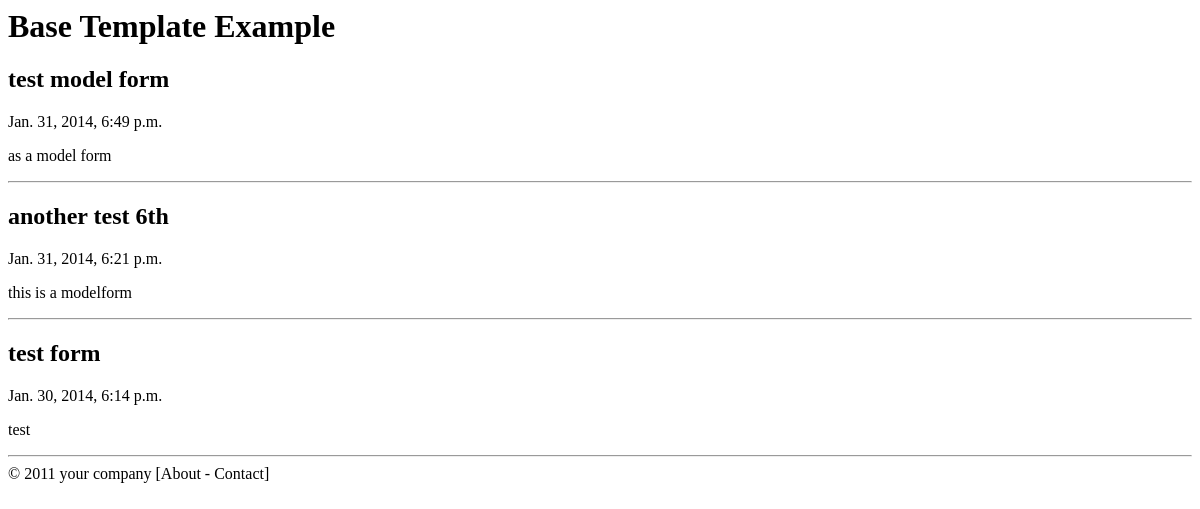
/blog/base, run on an earlier commit of the app's database.
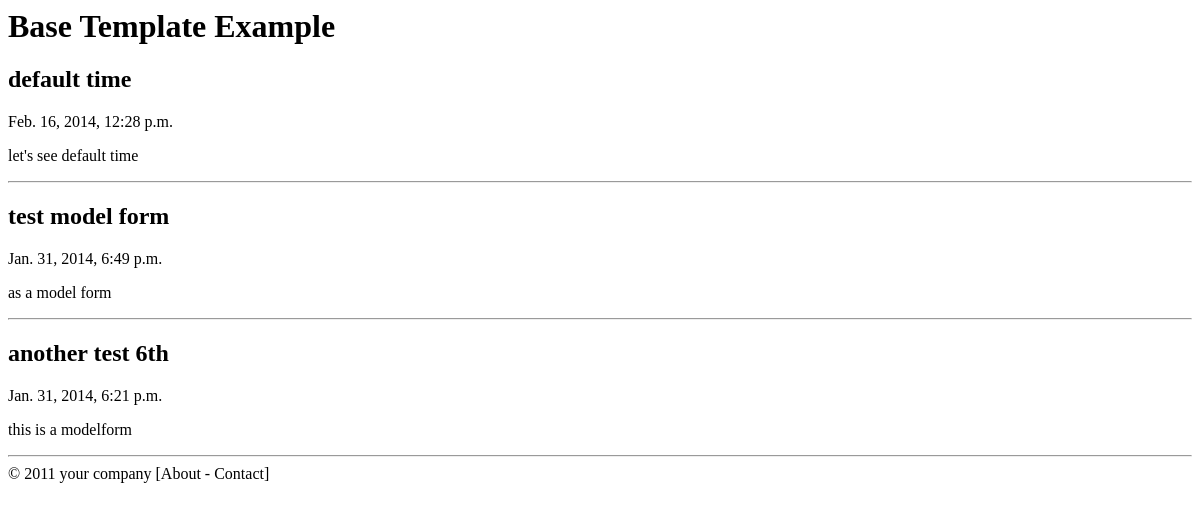
And on a later commit of the database.
### blog/models.py (models this page shows)
class BlogPost(models.Model):
    title = models.CharField(max_length=150)
    body = models.TextField()
    timestamp = models.DateTimeField(default=datetime.now())#default is creation time
    class Meta:
        ordering = ('-timestamp',)

### blog/views.py (the view)
def base_template(request):
    posts = BlogPost.objects.all()[:3] # default ordering in models.BlogPost class
    return render(request, 'index.html', {'posts': posts})

### blog/templates/index.html
{% extends "base.html" %}
{% block somename %}
{% for post in posts %}
<h2>{{ post.title }}</h2>
<p>{{ post.timestamp }}</p>
<p>{{ post.body }}</p>
<hr>
{% endfor %}
{% endblock %}

What changed in the data, as far as the page shows it:
no longer on this page (row unchanged): BlogPost: title "test form", timestamp "Jan. 30, 2014, 6:14 p.m.", body "test"
added BlogPost: title "default time", timestamp "Feb. 16, 2014, 12:28 p.m.", body "let's see default time"
